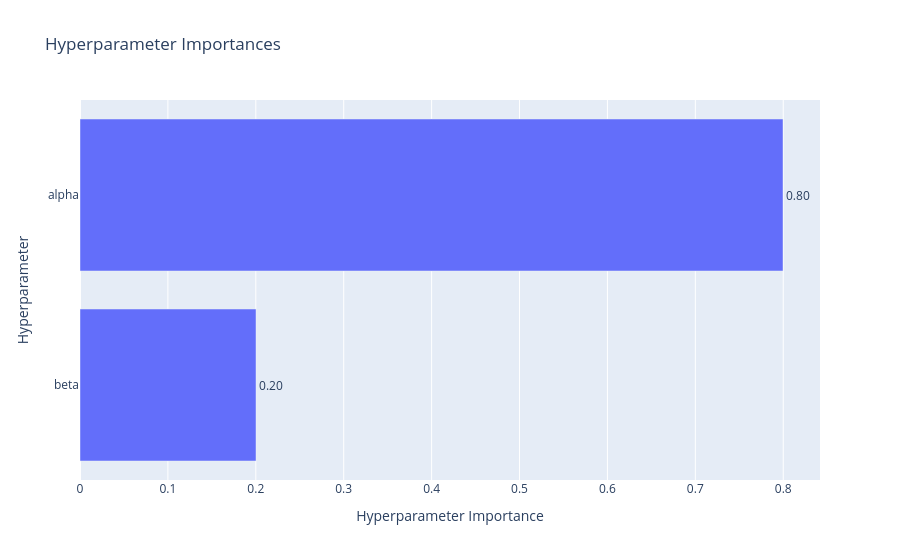

The code cell stored with this chart in its notebook:
### Code cell
optuna.visualization.plot_param_importances(optuna_study)

### Figure 1 — Plotly figure (JSON) as saved in the notebook; plotly's stock layout.template omitted (floating-point values rounded to 4 significant figures)
{"data": [{"cliponaxis": false, "hovertemplate": ["beta (FloatDistribution): 0.20025296511684737<extra></extra>", "alpha (FloatDistribution): 0.7997470348831527<extra></extra>"], "name": "Objective Value", "orientation": "h", "text": ["0.20", "0.80"], "textposition": "outside", "type": "bar", "x": [0.2003, 0.7997], "y": ["beta", "alpha"]}], "layout": {"title": {"text": "Hyperparameter Importances"}, "xaxis": {"title": {"text": "Hyperparameter Importance"}}, "yaxis": {"title": {"text": "Hyperparameter"}}}}
